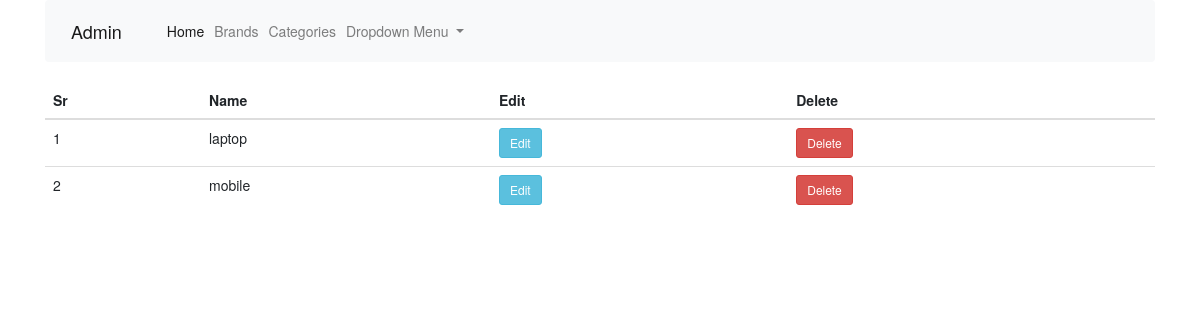
/category (signed in), run on an earlier commit of the app's database.
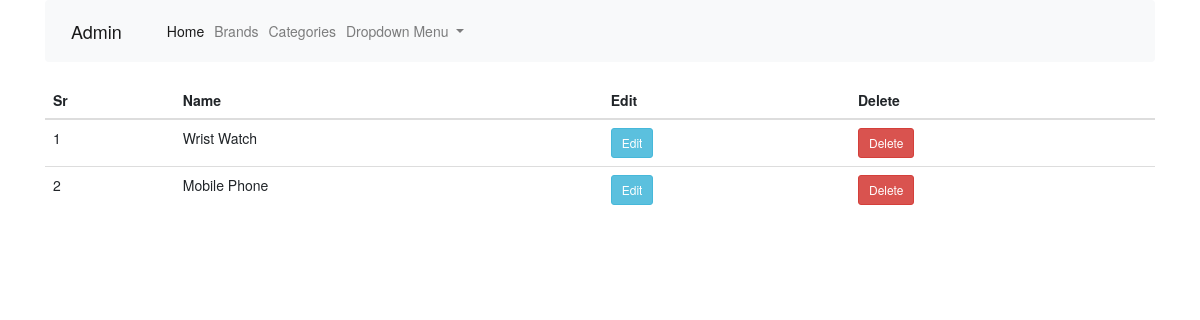
And on a later commit of the database.
### shop/products/models.py (models this page shows)
class Category(db.Model):
    id = db.Column(db.Integer, primary_key=True)
    name = db.Column(db.String, nullable=False, unique=True)

### shop/admin/routes.py (the view)
@app.route('/category')
def category():
    if 'email' not in session:
        flash(f'Please login first', 'danger')
        return redirect(url_for('login'))
    categories = Category.query.order_by(Category.id.desc()).all()
    return render_template('admin/brand.html', title= 'Category Page', categories=categories)

### shop/templates/admin/brand.html (shortened to what this page needs)
{% extends 'layout.html' %}
{% block content %}
<head>
  <link rel="stylesheet" href="https://maxcdn.bootstrapcdn.com/bootstrap/3.4.1/css/bootstrap.min.css">
</head>
<div class="container">
    <nav class="navbar navbar-expand-lg navbar-light bg-light">
  <a class="navbar-brand" href="/admin">Admin</a>
  <div class="collapse navbar-collapse" id="navbarSupportedContent">
    <ul class="navbar-nav mr-auto">
      <li class="nav-item active">
        <a class="nav-link" href="/admin">Home <span class="sr-only">(current)</span></a>
      </li>
          <li class="nav-item">
        <a class="nav-link" href="/brands">Brands</a>
      </li>
        <li class="nav-item">
        <a class="nav-link" href="/category">Categories</a>
      </li>
      <li class="nav-item dropdown">
          <a class="nav-link dropdown-toggle" href="#" id="navbarDropdownMenuLink" role="button" data-toggle="dropdown" aria-haspopup="true" aria-expanded="false">
                Dropdown Menu
              </a>
      </li>
    </ul>
  </div>
</nav>
</div>
<div class="container">
    <table class="table table-sm">
        <thead>
            <th>Sr</th>
            <th>Name</th>
            <th>Edit</th>
            <th>Delete</th>
        </thead>
        <tbody>
         {% if brands %}
          {% for brand in brands %}
          <tr>
            <td>{{loop.index}}</td>
            <td>{{brand.name}}</td>
            <td><a href="{{url_for('updatebrand', id=brand.id)}}" class="btn btn-sm btn-outline-info">Edit</a></td>
            <td>
              <button type="button" class="btn btn-danger btn-sm" data-toggle="modal" data-target="#exampleModal-{{brand.id}}">
              Delete
            </button></td>
          </tr>
<div class="modal fade" id="exampleModal-{{brand.id}}" tabindex="-1" role="dialog" aria-labelledby="exampleModalLabel" aria-hidden="true">
  <div class="modal-dialog" role="document">
    <div class="modal-content">
      <div class="modal-header">
        <h5 class="modal-title" id="exampleModalLabel">{{ brand.name }}</h5>
        <button type="button" class="close" data-dismiss="modal" aria-label="Close">
          <span aria-hidden="true">&times;</span>
        </button>
      </div>
      <div class="modal-body">
        <p class="text-danger">Are you Sure that you want to delete this brand ({{ brand.name }}) </p>
       </div>
       <div class="modal-footer">
        <button type="button" class="btn btn-secondary" data-dismiss="modal">Cancel</button>
        <form action="{{url_for('deletebrand',id=brand.id)}}" method="post">
          <button type="submit" class="btn btn-danger">Delete</button>
        </form>
      </div>
    </div>
  </div>
</div>
          {% endfor %}
          {% else %}
          {% for category in categories %}
          <tr>
            <td>{{loop.index}}</td>
            <td>{{category.name}}</td>
            <td> <a href="{{url_for('updatecat', id=category.id)}}" class="btn btn-sm btn-info">Edit</a></td>
            <td><button type="button" class="btn btn-danger btn-sm" data-toggle="modal" data-target="#exampleModal1-{{category.id}}">
              Delete
            </button></td>
          </tr>
          {% endfor %}
          {% endif %}
        </tbody>
    </table>
</div>
{% endblock content %}

What changed in the data, as far as the page shows it:
changed Category: name "laptop" → "Wrist Watch"
changed Category: name "mobile" → "Mobile Phone"
